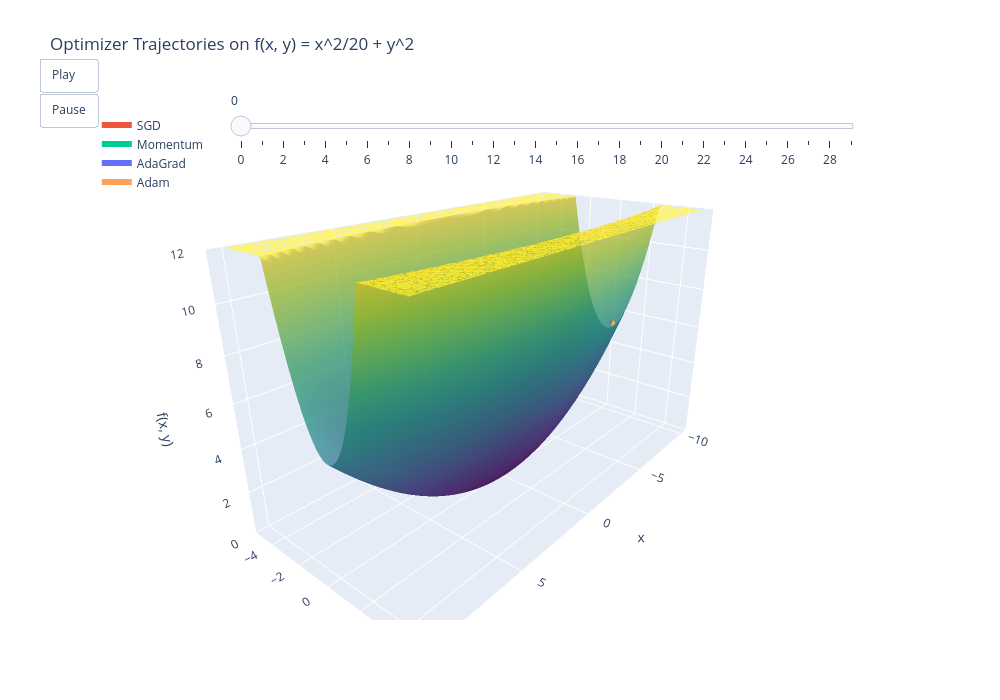

Notebook source saved alongside this figure:
### Code cell
# Cell 1 の関数 f / df、init_pos、optimizers をそのまま利用して
# 3D で最適化経路をインタラクティブ可視化（上側をトリミング + アニメーション）
import numpy as np

try:
    import plotly.graph_objects as go
except ImportError:
    raise ImportError("plotly が必要です。`pip install plotly` を実行してください。")

params_3d = {'x': init_pos[0], 'y': init_pos[1]}
grads_3d = {'x': 0.0, 'y': 0.0}

trajectory = {}
for key in optimizers:
    optimizer = optimizers[key]
    params_3d['x'], params_3d['y'] = init_pos

    xs, ys, zs = [], [], []
    for _ in range(30):
        x, y = params_3d['x'], params_3d['y']
        xs.append(x)
        ys.append(y)
        zs.append(f(x, y))

        grads_3d['x'], grads_3d['y'] = df(x, y)
        optimizer.update(params_3d, grads_3d)

    trajectory[key] = (np.array(xs), np.array(ys), np.array(zs))

x = np.linspace(-10, 10, 120)
y = np.linspace(-5, 5, 120)
X, Y = np.meshgrid(x, y)
Z_raw = f(X, Y)

# 関数上部をトリミングして見やすくする
z_cap = 12.0
Z = np.clip(Z_raw, 0, z_cap)

fig = go.Figure()
fig.add_trace(go.Surface(
    x=X, y=Y, z=Z,
    colorscale='Viridis',
    opacity=0.72,
    showscale=False,
    name='f(x, y)'
))

colors = {
    'SGD': '#EF553B',
    'Momentum': '#00CC96',
    'AdaGrad': '#636EFA',
    'Adam': '#FFA15A'
}

keys = list(trajectory.keys())
for key in keys:
    xs, ys, zs = trajectory[key]
    fig.add_trace(go.Scatter3d(
        x=xs[:1], y=ys[:1], z=np.clip(zs[:1], 0, z_cap),
        mode='lines+markers',
        name=key,
        line=dict(width=6, color=colors.get(key, '#FFFFFF')),
        marker=dict(size=3, color=colors.get(key, '#FFFFFF'))
    ))

n_steps = max(len(v[0]) for v in trajectory.values())
frames = []
for t in range(n_steps):
    frame_data = []
    for key in keys:
        xs, ys, zs = trajectory[key]
        frame_data.append(go.Scatter3d(
            x=xs[:t+1],
            y=ys[:t+1],
            z=np.clip(zs[:t+1], 0, z_cap),
            mode='lines+markers',
            line=dict(width=6, color=colors.get(key, '#FFFFFF')),
            marker=dict(size=3, color=colors.get(key, '#FFFFFF'))
        ))
    frames.append(go.Frame(data=frame_data, traces=list(range(1, 1 + len(keys))), name=str(t)))

fig.frames = frames

fig.update_layout(
    title='Optimizer Trajectories on f(x, y) = x^2/20 + y^2',
    width=1000,
    height=700,
    scene=dict(
        xaxis_title='x',
        yaxis_title='y',
        zaxis_title='f(x, y)',
        zaxis=dict(range=[0, z_cap]),
        camera=dict(eye=dict(x=1.5, y=1.25, z=0.8))
    ),
    legend=dict(x=0.02, y=0.98),
    updatemenus=[{
        'type': 'buttons',
        'showactive': False,
        'x': 0.02,
        'y': 1.08,
        'buttons': [
            {'label': 'Play', 'method': 'animate', 'args': [None, {'frame': {'duration': 140, 'redraw': True}, 'fromcurrent': True}]},
            {'label': 'Pause', 'method': 'animate', 'args': [[None], {'frame': {'duration': 0, 'redraw': False}, 'mode': 'immediate'}]}
        ]
    }],
    sliders=[{
        'active': 0,
        'x': 0.18,
        'y': 1.06,
        'len': 0.75,
        'steps': [
            {'label': str(t), 'method': 'animate', 'args': [[str(t)], {'mode': 'immediate', 'frame': {'duration': 0, 'redraw': True}}]}
            for t in range(n_steps)
        ]
    }]
)

fig.show()

### Figure 1 — Plotly figure (JSON) as saved in the notebook; plotly's stock layout.template omitted (floating-point values rounded to 4 significant figures; data arrays with more than 128 entries replaced by an {"elided": "..."} marker saying what was removed)
{"data": [{"colorscale": [[0, "#440154"], [0.1111, "#482878"], [0.2222, "#3e4989"], [0.3333, "#31688e"], [0.4444, "#26828e"], [0.5556, "#1f9e89"], [0.6667, "#35b779"], [0.7778, "#6ece58"], [0.8889, "#b5de2b"], [1, "#fde725"]], "name": "f(x, y)", "opacity": 0.72, "showscale": false, "type": "surface", "x": {"elided": "120x120 float values"}, "y": {"elided": "120x120 float values"}, "z": {"elided": "120x120 float values"}}, {"line": {"color": "#EF553B", "width": 6}, "marker": {"color": "#EF553B", "size": 3}, "mode": "lines+markers", "name": "SGD", "type": "scatter3d", "x": [-7.0], "y": [2.0], "z": [6.45]}, {"line": {"color": "#00CC96", "width": 6}, "marker": {"color": "#00CC96", "size": 3}, "mode": "lines+markers", "name": "Momentum", "type": "scatter3d", "x": [-7.0], "y": [2.0], "z": [6.45]}, {"line": {"color": "#636EFA", "width": 6}, "marker": {"color": "#636EFA", "size": 3}, "mode": "lines+markers", "name": "AdaGrad", "type": "scatter3d", "x": [-7.0], "y": [2.0], "z": [6.45]}, {"line": {"color": "#FFA15A", "width": 6}, "marker": {"color": "#FFA15A", "size": 3}, "mode": "lines+markers", "name": "Adam", "type": "scatter3d", "x": [-7.0], "y": [2.0], "z": [6.45]}], "layout": {"height": 700, "legend": {"x": 0.02, "y": 0.98}, "scene": {"camera": {"eye": {"x": 1.5, "y": 1.25, "z": 0.8}}, "xaxis": {"title": {"text": "x"}}, "yaxis": {"title": {"text": "y"}}, "zaxis": {"range": [0, 12], "title": {"text": "f(x, y)"}}}, "sliders": [{"active": 0, "len": 0.75, "steps": [{"args": [["0"], {"frame": {"duration": 0, "redraw": true}, "mode": "immediate"}], "label": "0", "method": "animate"}, {"args": [["1"], {"frame": {"duration": 0, "redraw": true}, "mode": "immediate"}], "label": "1", "method": "animate"}, {"args": [["2"], {"frame": {"duration": 0, "redraw": true}, "mode": "immediate"}], "label": "2", "method": "animate"}, {"args": [["3"], {"frame": {"duration": 0, "redraw": true}, "mode": "immediate"}], "label": "3", "method": "animate"}, {"args": [["4"], {"frame": {"duration": 0, "redraw": true}, "mode": "immediate"}], "label": "4", "method": "animate"}, {"args": [["5"], {"frame": {"duration": 0, "redraw": true}, "mode": "immediate"}], "label": "5", "method": "animate"}, {"args": [["6"], {"frame": {"duration": 0, "redraw": true}, "mode": "immediate"}], "label": "6", "method": "animate"}, {"args": [["7"], {"frame": {"duration": 0, "redraw": true}, "mode": "immediate"}], "label": "7", "method": "animate"}, {"args": [["8"], {"frame": {"duration": 0, "redraw": true}, "mode": "immediate"}], "label": "8", "method": "animate"}, {"args": [["9"], {"frame": {"duration": 0, "redraw": true}, "mode": "immediate"}], "label": "9", "method": "animate"}, {"args": [["10"], {"frame": {"duration": 0, "redraw": true}, "mode": "immediate"}], "label": "10", "method": "animate"}, {"args": [["11"], {"frame": {"duration": 0, "redraw": true}, "mode": "immediate"}], "label": "11", "method": "animate"}, {"args": [["12"], {"frame": {"duration": 0, "redraw": true}, "mode": "immediate"}], "label": "12", "method": "animate"}, {"args": [["13"], {"frame": {"duration": 0, "redraw": true}, "mode": "immediate"}], "label": "13", "method": "animate"}, {"args": [["14"], {"frame": {"duration": 0, "redraw": true}, "mode": "immediate"}], "label": "14", "method": "animate"}, {"args": [["15"], {"frame": {"duration": 0, "redraw": true}, "mode": "immediate"}], "label": "15", "method": "animate"}, {"args": [["16"], {"frame": {"duration": 0, "redraw": true}, "mode": "immediate"}], "label": "16", "method": "animate"}, {"args": [["17"], {"frame": {"duration": 0, "redraw": true}, "mode": "immediate"}], "label": "17", "method": "animate"}, {"args": [["18"], {"frame": {"duration": 0, "redraw": true}, "mode": "immediate"}], "label": "18", "method": "animate"}, {"args": [["19"], {"frame": {"duration": 0, "redraw": true}, "mode": "immediate"}], "label": "19", "method": "animate"}, {"args": [["20"], {"frame": {"duration": 0, "redraw": true}, "mode": "immediate"}], "label": "20", "method": "animate"}, {"args": [["21"], {"frame": {"duration": 0, "redraw": true}, "mode": "immediate"}], "label": "21", "method": "animate"}, {"args": [["22"], {"frame": {"duration": 0, "redraw": true}, "mode": "immediate"}], "label": "22", "method": "animate"}, {"args": [["23"], {"frame": {"duration": 0, "redraw": true}, "mode": "immediate"}], "label": "23", "method": "animate"}, {"args": [["24"], {"frame": {"duration": 0, "redraw": true}, "mode": "immediate"}], "label": "24", "method": "animate"}, {"args": [["25"], {"frame": {"duration": 0, "redraw": true}, "mode": "immediate"}], "label": "25", "method": "animate"}, {"args": [["26"], {"frame": {"duration": 0, "redraw": true}, "mode": "immediate"}], "label": "26", "method": "animate"}, {"args": [["27"], {"frame": {"duration": 0, "redraw": true}, "mode": "immediate"}], "label": "27", "method": "animate"}, {"args": [["28"], {"frame": {"duration": 0, "redraw": true}, "mode": "immediate"}], "label": "28", "method": "animate"}, {"args": [["29"], {"frame": {"duration": 0, "redraw": true}, "mode": "immediate"}], "label": "29", "method": "animate"}], "x": 0.18, "y": 1.06}], "title": {"text": "Optimizer Trajectories on f(x, y) = x^2/20 + y^2"}, "updatemenus": [{"buttons": [{"args": [null, {"frame": {"duration": 140, "redraw": true}, "fromcurrent": true}], "label": "Play", "method": "animate"}, {"args": [[null], {"frame": {"duration": 0, "redraw": false}, "mode": "immediate"}], "label": "Pause", "method": "animate"}], "showactive": false, "type": "buttons", "x": 0.02, "y": 1.08}], "width": 1000}}
